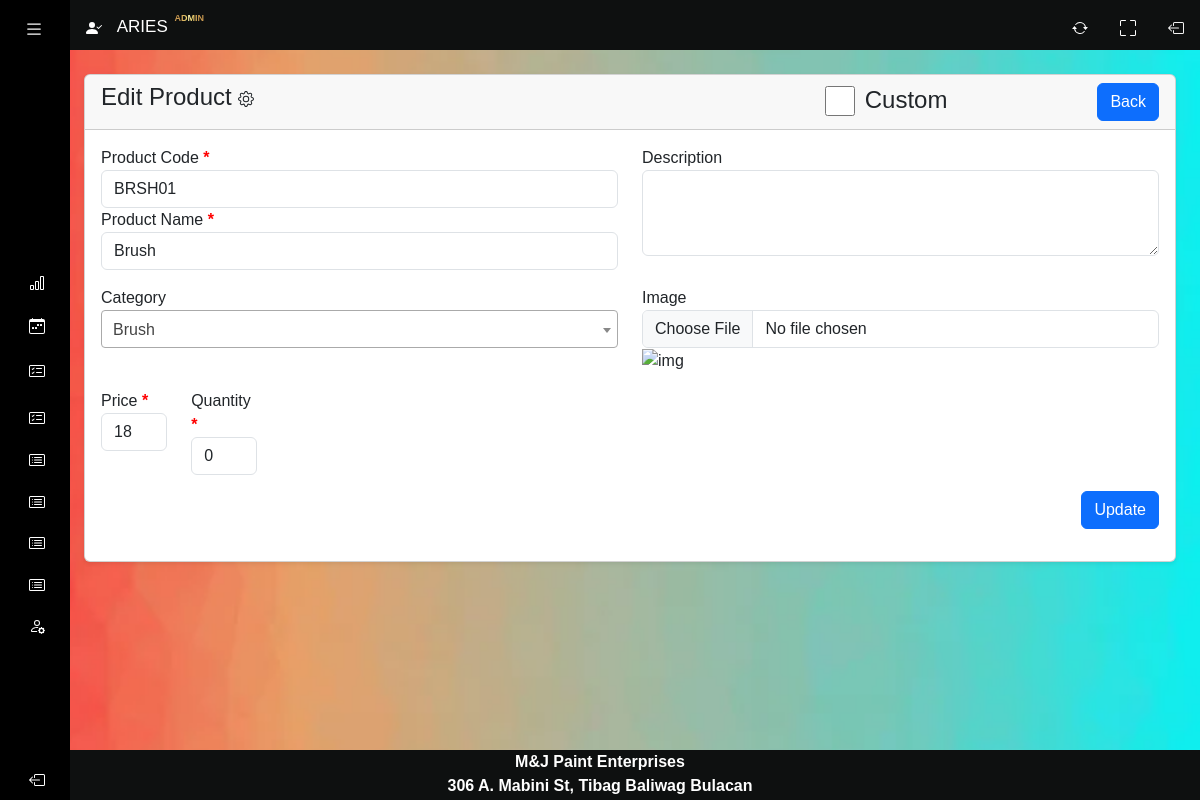
The app's page /system/products-edit.php?id=111 (signed in) with its own data.
### tables this page shows
CREATE TABLE `products` (
  `id` int(11) NOT NULL,
  `product_code` varchar(50) DEFAULT NULL,
  `category_id` int(11) NOT NULL,
  `name` varchar(255) NOT NULL,
  `description` mediumtext DEFAULT NULL,
  `price` int(11) NOT NULL,
  `quantity` int(11) NOT NULL,
  `image` varchar(255) NOT NULL,
  `created_at` date NOT NULL DEFAULT current_timestamp(),
  `size` varchar(255) NOT NULL,
  `numeric_size` varchar(255) NOT NULL,
  `volume` varchar(255) NOT NULL,
  `grit_size` varchar(255) NOT NULL,
  `type` varchar(255) NOT NULL,
  `color` varchar(255) NOT NULL
);

### system/config/function.php (called while the page is built, shortened)
<?php
require 'connection.php';
function validate($inputData){
    global $conn;
    $validatedData = mysqli_real_escape_string($conn, $inputData);
    $data = trim($validatedData);
    return htmlspecialchars($data);
}
function getById($tableName, $id){
    global $conn;
    $table = validate($tableName);
    $id = validate($id);
    $query = "SELECT * FROM $table WHERE id='$id' LIMIT 1";
    $result = mysqli_query($conn, $query);
    if ($result) {
        if (mysqli_num_rows($result) == 1) {
            $row = mysqli_fetch_array($result, MYSQLI_ASSOC);
            $response = [
                'status' => 200,
                'data' => $row,
                'message' => 'Record Found'
            ];
            return $response;
        } else {
            $response = [
                'status' => 404,
                'message' => 'No Data Found'
            ];
            return $response;
        }
    } else {
        $response = [
            'status' => 500,
            'message' => 'Something Went Wrong'
        ];
        return $response;
    }
}
function checkParamId($type){
    if(isset($_GET[$type])){
        if($_GET[$type] != ''){
            return $_GET[$type];
        }else{
            return '<h4>No ID Found </h4>';
        }
    }else{
        return '<h4>No ID Given </h4>';
    }
}
?>

### system/products-edit.php (the view, shortened to what this page needs)
<?php include('includes/header.php'); ?>
<?php if($_SESSION['LoggedInUser']['can_edit'] == 1){?>
<div class="container-fluid px-4 main-cards">
  <div class="card mt-4 shadow-sm">
    <div class="card-header">
      <h4 class="mb-0">Edit Product
        <a href="products.php" class="btn btn-primary float-end">Back</a>
        <label class="float-end" style="margin-top: 3px;  margin-right: 150px;">Custom</label>
        <input type="checkbox" id="customCheckbox" onclick="reloadDiv()" class=" float-end"
        style="width:30px;height:30px; margin-right: 10px; margin-top: 3px;">
      </h4>
    </div>
    <div class="card-body">
      <form action="config/code.php" method="POST" enctype="multipart/form-data">
      <?php
              $paramValue = checkParamId('id');
              $product = getById('products', $paramValue);
              if ($product) {
                if ($product['status'] === 200) {
              ?>
            <div class="row">
                    <div class="col-md-6 mb-3">
                        <label>Product Code <span style="color: red; font-weight: bold;">*</span></label>
                        <input type="text" name="prodCode" value="<?= $product['data']['product_code']; ?>" required class="form-control">
                        <label>Product Name <span style="color: red; font-weight: bold;">*</span></label>
                        <input type="text" name="name" value="<?= $product['data']['name']; ?>" required class="form-control">
                    </div>
                    <div class="col-md-6 mb-3">
                      <label for="email">Description </label>
                      <textarea name="description" class="form-control" rows="3"> <?= $product['data']['description']; ?> </textarea>
                    </div>
              <div class="col-md-6 mb-3">
                <label for="name">Category </label>
              </div>
              <div class="col-md-6 mb-3">
                <label for="name">Image </label>
                <input type="file" name="image" value="<?= $product['data']['image']; ?>" class="form-control">
                <img src="<?= $product['data']['image']; ?>" value alt="img" style="height: 100px;">
              </div>
              <div class="col-md-1 mb-3">
                <label for="">Price <span style="color: red; font-weight: bold;">*</span></label>
                <input type="text" name="price" value="<?= $product['data']['price']; ?>" required class="form-control">
              </div>
              <div class="col-md-1 mb-3">
                <label for="">Quantity <span style="color: red; font-weight: bold;">*</span></label>
                <input type="text" name="quantity" value="<?= $product['data']['quantity']; ?>" required class="form-control">
              </div>
              <div class="col-md-12 mb-3 text-end">
                <button type="submit" name="updateProduct" class="btn btn-primary">Update</button>
              </div>
            </div>
        <?php
          } else {
            echo '<h5>' . $product['message'] . '</h5>';
            return false;
          }
        } else {
          echo '<h5>Something Went Wrong</h5>';
          return false;
        }
        ?>
      </form>
    </div>
  </div>
</div>
<?php }else{
echo '<script>window.location.href = "index.html";</script>';
}
?>
<?php include('includes/footer.php'); ?>

### system/css/homepage.css (style rules this page uses)
body { background-image: url('../images/loginbackground.jpg'); background-repeat: no-repeat; background-attachment: fixed; background-size: 100% 100%; background-color: #333; color: #333; overflow-x: hidden; }
.main-cards { margin-top: 50px; margin-left: 60px; }
a { text-decoration: none; }
body { font-family: 'Poppins', sans-serif; }

### records on screen
products: prodCode "BRSH01", name "Brush", price "18", quantity "0"

### other values on screen
$_SESSION['LoggedInUser']['name'] "ARIES"
